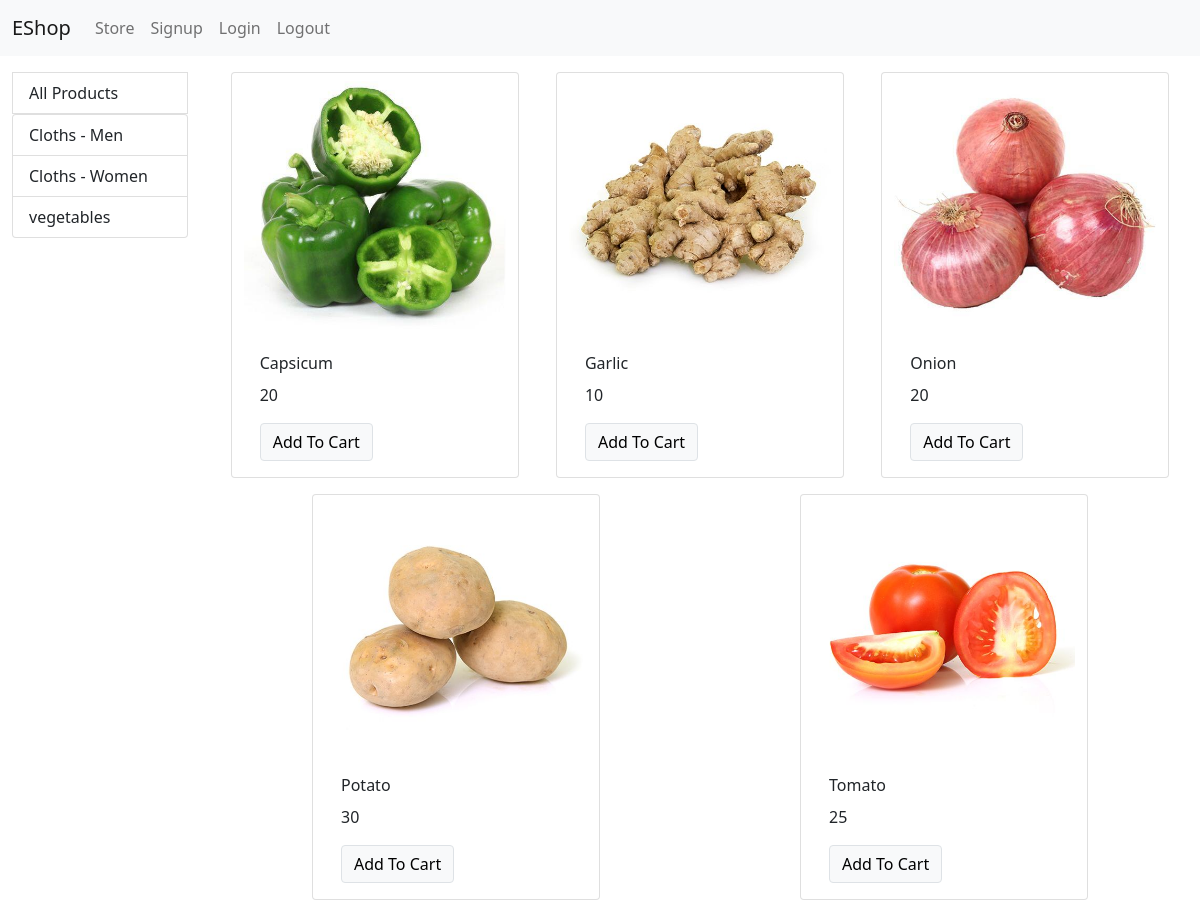
Screenshot of /?category=3 with the database file from the repository.
### store/models/category.py (models this page shows, shortened)
class Category(models.Model):
    name = models.CharField(max_length=50)
    @staticmethod
    def get_all_categories():
        return Category.objects.all()

### store/models/product.py (models this page shows, shortened)
class Product(models.Model):
    name = models.CharField(max_length=50)
    price = models.IntegerField(default=0)
    category = models.ForeignKey(Category , on_delete=models.CASCADE, default=1)
    description = models.CharField(max_length=200, default="", blank=True, null= True)
    image = models.ImageField(upload_to="uploads/products/")
    @staticmethod
    def get_prod_by_catagory(catID):
        if catID:
            return Product.objects.filter(category = catID)
        else:
            return Product.objects.all()

### store/views/home.py (the view)
# urls.py: path('', home.index, name = "indexpage"),
def index(request):
    products = None
    categories = Category.get_all_categories()
    catID = request.GET.get("category")
    if catID:
        products = Product.get_prod_by_catagory(catID)
    else:
        products = Product.get_all_products()
    data = {}
    data["products"] = products
    data["categories"] = categories
    return render(request, "index.html", data)

### store/templates/index.html
{%  extends 'base.html' %}
{% block content %}
 <div class="container-fluid mt-3">
      <div class="row">
         <div class="col-lg-2 mx-auto">
             <a href="/" class="list-group-item list-group-item-action" aria-current="true">
    All Products
  </a>
            <div class="list-group">
                {% for cat in categories %}
  <a href="/?category={{cat.id}}" class="list-group-item list-group-item-action" aria-current="true">
    {{ cat.name }}
  </a>
                {% endfor %}
            </div>
         </div>
          <div id="products" class="col-lg-10 mx-auto">
          <div class="row mx-auto">
   {% for product in products %}
  <div class="card mx-auto mb-3" style="width: 18rem;">
  <img src="{{product.image.url}}" class="card-img-top" alt="...">
  <div class="card-body">
    <p class="card-title">{{product.name}}</p>
    <p class="card-text">{{product.price}}</p>
    <a href="#" class="btn btn-light border ">Add To Cart</a>
  </div>
      </div>
    {% endfor %}
      </div>
          </div>
      </div>
 </div>
{% endblock %}

### rows the page displays
Category: name "Cloths - Men"
Category: name "Cloths - Women"
Category: name "vegetables"
Product: image (picture), name "Capsicum", price "20"
Product: image (picture), name "Garlic", price "10"
Product: image (picture), name "Onion", price "20"
Product: image (picture), name "Potato", price "30"
Product: image (picture), name "Tomato", price "25"
